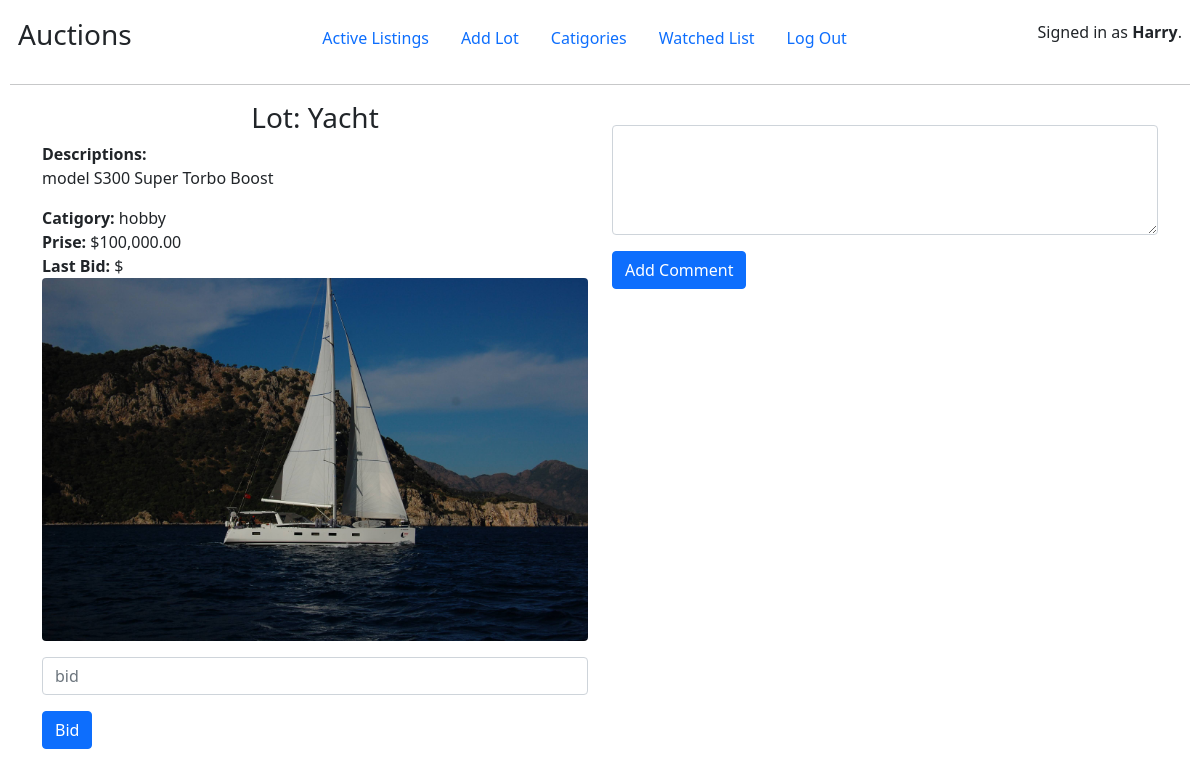
The app's page /lot/1/detail (signed in), older data.
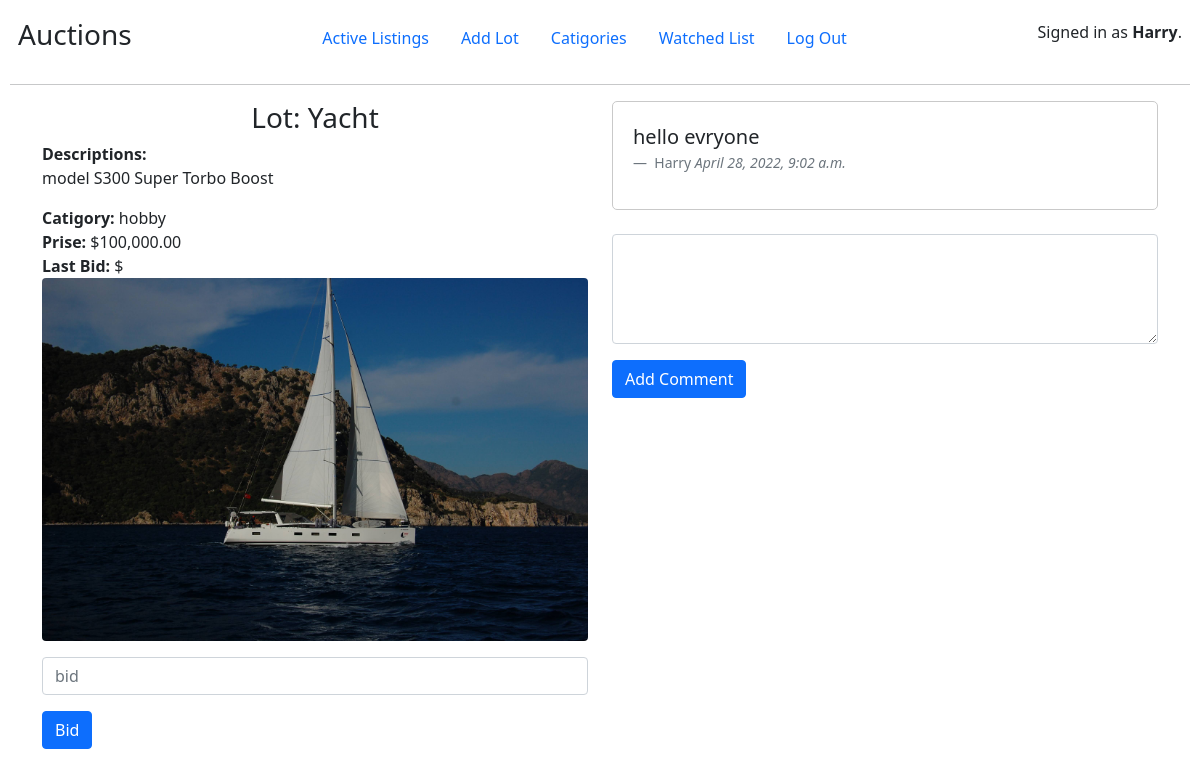
The same page, newer data.
### auctions/models.py (models this page shows)
class Comment(models.Model):
    comment_text = models.TextField()
    comment_user_name = models.CharField(blank=True, max_length=100)
    comment_data_create = models.DateTimeField(auto_now_add=True)
    lot = models.ForeignKey(Lot, on_delete=models.CASCADE, related_name="comments", default=None)

### auctions/views.py (the view)
# urls.py: path("lot/<int:lot_id>/detail", lot_detail, name='lot_detail_url'),
@login_required(login_url='login')
def lot_detail(request, lot_id):
    lot = get_object_or_404(Lot, pk = lot_id)
    bids = Bid.objects.filter(bid_lot = lot)
    bid = biggest_bid(bids)
    comments = Comment.objects.filter(lot = lot)
    bid_form = BidForm()
    comment_form = CommentForm()
    return render(request, 'auctions/lot_detail.html', {
        'lot' : lot,
        'comment_form' : comment_form,
        'bid_form' : bid_form,
        'comments' : comments,
        'bid': bid})

### auctions/forms.py
class CommentForm(forms.ModelForm):
    class Meta:
        model = Comment
        fields = ['comment_text']
        widgets = {'comment_text': forms.Textarea(attrs={
            'rows':'4',
            'class':'form-control'
        })}

class BidForm(forms.ModelForm):
    class Meta:
        model = Bid
        fields = ['bid']
        widgets = {'bid' : forms.TextInput(attrs={"class":"form-control mb-3", 'placeholder': 'bid'})}

### auctions/models.py (called while the page is built)
    def __str__(self):
        return self.catigory_name

### auctions/templates/auctions/lot_detail.html (shortened to what this page needs)
{% extends "auctions/layout.html" %}
{% block body %}
<div class="container">
    <div class="row">
        <div class="col">
            <div>
                <h3 class="text-center">Lot: {{lot.lot_title}}</h3>
                <strong>Descriptions:</strong>
                <p>{{lot.lot_description}}</p>
                <strong>Catigory:</strong> {{lot.lot_catigory}} <br>
                <strong>Prise: </strong>${{lot.lot_price|floatformat:"2g"}} <br>
                <strong>Last Bid: </strong>${{bid|floatformat:"2g"}}
                <img src="{{ lot.lot_img.url }}" class="img-fluid rounded float-start mb-3" alt="Lot Img">
            </div>
                <br>
            <div>
                <form action="{% url 'bid_add_url' lot_id=lot.id %}" method="post">
                    <div class="mb-3">
                        {{bid_form.bid}}
                    </div>
                    <button class="btn btn-primary">Bid</button>
                </form>
            </div>
        </div>
        <div class="col">
            {% if comments %}
            <div style="max-height: 300px;
                        overflow: auto;
                        border: solid 1px rgb(201, 201, 201);
                        padding: 20px;
                        border-radius: 5px;">
                {% for comment in comments%}
                <figure>
                    <blockquote class="blockquote">
                        <p>{{comment.comment_text}}</p>
                    </blockquote>
                    <figcaption class="blockquote-footer">
                        {{comment.comment_user_name}} <cite title="Source Title">{{comment.comment_data_create}}</cite>
                    </figcaption>
                </figure>
                {% endfor %}
            </div>
            {% endif %}
            <br>
            <form action="{% url 'comment_add_url' lot_id=lot.id %}" method="post">
                <div class="mb-3">
                    {{comment_form.comment_text}}
                </div>
                <button type="submit" class="btn btn-primary">Add Comment</button>
            </form>
        </div>
    </div>
  </div>
{% endblock %}

Row changes from the older to the newer data that the page shows:
added Comment: comment_text "hello evryone", comment_user_name "Harry", comment_data_create "April 28, 2022, 9:02 a.m."
